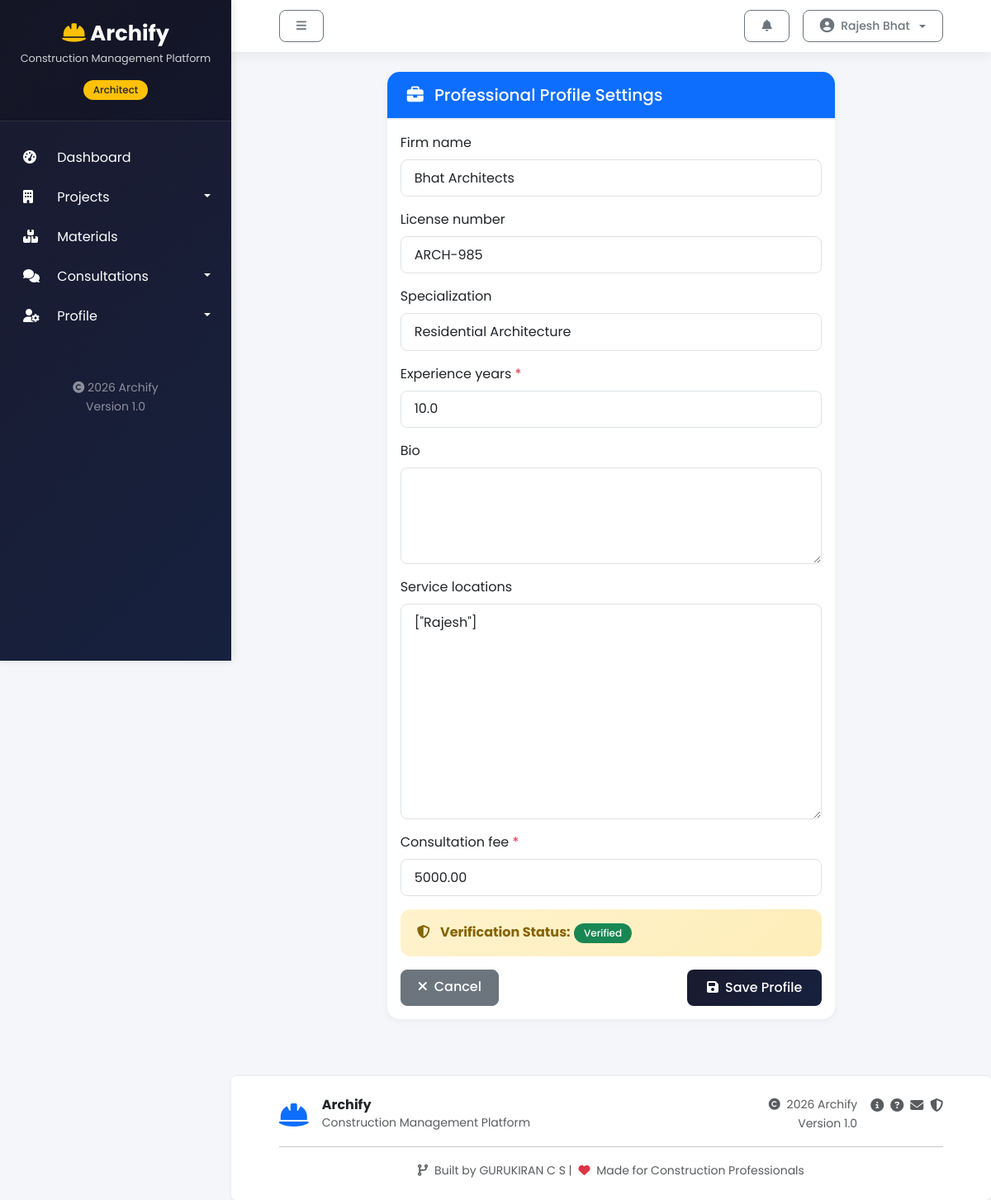
Page /profile/professional/ (signed in) on the committed database.
### base/models.py (models this page shows, shortened)
class User(AbstractUser):
    class Role(models.TextChoices):
        CLIENT = "CLIENT", "Client"
        ARCHITECT = "ARCHITECT", "Architect"
        CIVIL_ENGINEER = "CIVIL_ENGINEER", "Civil Engineer"
        CONTRACTOR = "CONTRACTOR", "Contractor"
        WORKER = "WORKER", "Worker"
        ADMIN = "ADMIN", "Admin"
    email = models.EmailField(unique=True)
    role = models.CharField(max_length=30, choices=Role.choices, default=Role.CLIENT)
    phone_number = models.CharField(max_length=20, blank=True)
    profile_image = models.ImageField(upload_to="users/profile_images/", blank=True, null=True)
    is_verified = models.BooleanField(default=False)

class UUIDTimeStampedModel(models.Model):
    id = models.UUIDField(primary_key=True, default=uuid.uuid4, editable=False)
    created_at = models.DateTimeField(auto_now_add=True, db_index=True)
    updated_at = models.DateTimeField(auto_now=True)
    class Meta:
        abstract = True

class ProfessionalProfile(UUIDTimeStampedModel):
    class VerificationStatus(models.TextChoices):
        PENDING = "PENDING", "Pending"
        VERIFIED = "VERIFIED", "Verified"
        REJECTED = "REJECTED", "Rejected"
        SUSPENDED = "SUSPENDED", "Suspended"
    user = models.OneToOneField(
        settings.AUTH_USER_MODEL,
        on_delete=models.CASCADE,
        related_name="professional_profile",
    )
    firm_name = models.CharField(max_length=180, blank=True)
    license_number = models.CharField(max_length=100, blank=True)
    specialization = models.CharField(max_length=180, blank=True)
    experience_years = models.DecimalField(
        max_digits=4,
        decimal_places=1,
        default=Decimal("0.0"),
        validators=[MinValueValidator(0)],
    )
    bio = models.TextField(blank=True)
    service_locations = models.JSONField(default=list, blank=True)
    consultation_fee = models.DecimalField(max_digits=10, decimal_places=2, default=Decimal("0.00"))
    verification_status = models.CharField(
        max_length=20,
        choices=VerificationStatus.choices,
        default=VerificationStatus.PENDING,
    )
    average_rating = models.DecimalField(max_digits=3, decimal_places=2, default=Decimal("0.00"))
    total_projects = models.PositiveIntegerField(default=0)

### base/views.py (the view, shortened to what this page needs)
# urls.py: path('profile/professional/', views.ProfessionalProfileUpdateView.as_view(), name='professional_profile'),
class ProfessionalProfileUpdateView(LoginRequiredMixin, UpdateView):
    model = ProfessionalProfile
    form_class = ProfessionalProfileForm
    template_name = 'professionals/profile_form.html'
    success_url = reverse_lazy('dashboard')
    def dispatch(self, request, *args, **kwargs):
        if request.user.role not in ['ARCHITECT', 'CIVIL_ENGINEER', 'CONTRACTOR'] and not request.user.is_superuser:
            messages.error(request, 'Only professionals can access professional profile.')
            return redirect('dashboard')
        if not hasattr(request.user, 'professional_profile'):
            ProfessionalProfile.objects.create(user=request.user)
        return super().dispatch(request, *args, **kwargs)
    def get_object(self):
        return self.request.user.professional_profile

### base/forms.py (shortened to what this page needs)
class ProfessionalProfileForm(forms.ModelForm):
    class Meta:
        model = ProfessionalProfile
        fields = [
            'firm_name', 'license_number', 'specialization', 'experience_years',
            'bio', 'service_locations', 'consultation_fee'
        ]
        widgets = {
            'firm_name': forms.TextInput(attrs={'class': 'form-control'}),
            'license_number': forms.TextInput(attrs={'class': 'form-control'}),
            'specialization': forms.TextInput(attrs={'class': 'form-control'}),
            'experience_years': forms.NumberInput(attrs={'class': 'form-control', 'step': '0.5'}),
            'bio': forms.Textarea(attrs={'class': 'form-control', 'rows': 4}),
            'service_locations': forms.Textarea(attrs={'class': 'form-control', 'help_text': 'Enter locations as JSON array or comma-separated'}),
            'consultation_fee': forms.NumberInput(attrs={'class': 'form-control'}),
        }

### base/templates/professionals/profile_form.html (shortened to what this page needs)
{% extends 'base/main.html' %}
{% block content %}
<div class="row justify-content-center">
    <div class="col-lg-8">
        <div class="card">
            <div class="card-header bg-primary text-white">
                <h5 class="mb-0">
                    <i class="fas fa-briefcase me-2"></i>
                    Professional Profile Settings
                </h5>
            </div>
            <div class="card-body">
                <form method="post" enctype="multipart/form-data">
                    {% for field in form %}
                    <div class="mb-3">
                        <label for="{{ field.id_for_label }}" class="form-label">
                            {{ field.label }}
                            {% if field.field.required %}
                            <span class="text-danger">*</span>
                            {% endif %}
                        </label>
                        {{ field }}
                    </div>
                    {% endfor %}
                    <div class="alert alert-warning">
                        <i class="fas fa-shield-alt me-2"></i>
                        <strong>Verification Status:</strong>
                        {% if user.professional_profile %}
                            <span class="badge bg-{% if user.professional_profile.verification_status == 'VERIFIED' %}success{% elif user.professional_profile.verification_status == 'PENDING' %}warning{% else %}danger{% endif %}">
                                {{ user.professional_profile.get_verification_status_display }}
                            </span>
                        {% else %}
                            <span class="badge bg-secondary">Not Created</span>
                        {% endif %}
                    </div>
                    <div class="d-flex justify-content-between">
                        <a href="{% url 'dashboard' %}" class="btn btn-secondary">
                            <i class="fas fa-times me-2"></i>Cancel
                        </a>
                        <button type="submit" class="btn btn-primary">
                            <i class="fas fa-save me-2"></i>Save Profile
                        </button>
                    </div>
                </form>
            </div>
        </div>
    </div>
</div>
{% endblock %}

### base/templates/base/main.html (shortened to what this page needs)
{% load static %}
<!DOCTYPE html>
<html lang="en">
<head>
    <link href="https://cdn.jsdelivr.net/npm/bootstrap@5.3.0/dist/css/bootstrap.min.css" rel="stylesheet">
    <link rel="stylesheet" href="https://cdnjs.cloudflare.com/ajax/libs/font-awesome/6.4.0/css/all.min.css">
    <link rel="stylesheet" href="{% static 'css/style.css' %}">
    <link rel="stylesheet" href="{% static 'css/responsive.css' %}">
</head>
<body>
    <div class="wrapper">
        {% include 'base/nav.html' %}
        <div id="content">
            <nav class="navbar navbar-custom">
                <div class="container-fluid">
                    <button type="button" id="sidebarCollapse" class="btn btn-sm btn-outline-secondary">
                        <i class="fas fa-bars"></i>
                    </button>
                    <div class="ms-auto d-flex align-items-center">
                        <div class="dropdown me-3">
                            <button class="btn btn-sm btn-outline-secondary position-relative" type="button"
                                data-bs-toggle="dropdown" id="notificationBell">
                                <i class="fas fa-bell"></i>
                            </button>
                        </div>
                        <div class="dropdown">
                            <button
                                class="btn btn-sm btn-outline-secondary dropdown-toggle d-flex align-items-center gap-2"
                                type="button" data-bs-toggle="dropdown">
                                <span>{{ user.get_full_name|default:user.username }}</span>
                            </button>
                        </div>
                    </div>
                </div>
            </nav>
            <div class="container-fluid p-4">
                {% block content %}
                {% endblock %}
            </div>
            {% include 'base/footer.html' %}
        </div>
    </div>
</body>
</html>

### base/templates/base/nav.html (shortened to what this page needs)
{% load static %}
<nav id="sidebar">
    <div class="sidebar-header">
        <h3><i class="fas fa-hard-hat"></i> Archify</h3>
        <p>Construction Management Platform</p>
        {% if user.is_authenticated %}
        <div class="mt-2">
            <span class="badge bg-warning text-dark">{{ user.get_role_display|default:user.role }}</span>
        </div>
        {% endif %}
    </div>
    <ul class="list-unstyled components">
        {% if user.is_authenticated %}
        <li
            class="{% if request.resolver_match.url_name == 'dashboard' or request.resolver_match.url_name == 'home' %}active{% endif %}">
            <a href="{% url 'dashboard' %}">
                <i class="fas fa-tachometer-alt"></i> Dashboard
            </a>
        </li>
        <li>
            <a href="#projectsSubmenu" data-bs-toggle="collapse" aria-expanded="false" class="dropdown-toggle">
                <i class="fas fa-building"></i> Projects
            </a>
        </li>
        <li>
            <a href="{% url 'material_list' %}">
                <i class="fas fa-boxes"></i> Materials
            </a>
        </li>
        {% if user.role in 'CLIENT,ARCHITECT,CIVIL_ENGINEER' %}
        <li>
            <a href="#consultationsSubmenu" data-bs-toggle="collapse" aria-expanded="false" class="dropdown-toggle">
                <i class="fas fa-comments"></i> Consultations
            </a>
        </li>
        {% endif %}
        <li>
            <a href="#profileSubmenu" data-bs-toggle="collapse" aria-expanded="false" class="dropdown-toggle">
                <i class="fas fa-user-cog"></i> Profile
            </a>
        </li>
        {% endif %}
    </ul>
    <div class="sidebar-footer p-3">
        <div class="text-center">
            <small class="text-white-50 d-block">
                <i class="fas fa-copyright"></i> 2026 Archify
            </small>
            <small class="text-white-50">Version 1.0</small>
        </div>
    </div>
</nav>

### static/css/style.css (style rules this page uses)
:root { --primary: #1a1a2e; --primary-dark: #0f0f1a; --secondary: #16213e; --accent: #ffc107; --success: #28a745; --danger: #dc3545; --warning: #ffc107; --info: #17a2b8; --light: #f8f9fa; --dark: #343a40; --gray: #6c757d; }
.card { border: none; border-radius: 16px; box-shadow: 0 4px 12px rgba(0, 0, 0, 0.08); transition: all 0.3s ease; overflow: hidden; }
.card-header { background: linear-gradient(135deg, var(--primary) 0%, var(--secondary) 100%); color: white; border: none; padding: 1rem 1.5rem; }
.btn { border-radius: 8px; padding: 0.5rem 1.25rem; font-weight: 500; transition: all 0.3s ease; }
.btn-primary { background: linear-gradient(135deg, var(--primary) 0%, var(--secondary) 100%); border: none; }
.badge { padding: 0.35rem 0.75rem; border-radius: 20px; font-weight: 500; }
.form-control, .form-select { border-radius: 8px; border: 1px solid #dee2e6; padding: 0.6rem 1rem; transition: all 0.3s ease; }
.alert { border: none; border-radius: 12px; padding: 1rem 1.25rem; animation: slideIn 0.3s ease-out; }
.alert-warning { background: linear-gradient(135deg, #fff3cd, #ffeeba); color: #856404; }
.card { transition: transform 0.3s ease, box-shadow 0.3s ease; }
.btn-primary { background: linear-gradient(135deg, #1a472a 0%, #0d2818 100%); border: none; }

### static/css/responsive.css (style rules this page uses)
@media (min-width: 1200px) { .container-fluid { max-width: 95%; } }

### base/templates/base/main.html (style rules this page uses)
* { margin: 0; padding: 0; box-sizing: border-box; }
body { font-family: 'Poppins', sans-serif; background-color: #f4f6f9; overflow-x: hidden; }
.wrapper { display: flex; width: 100%; align-items: stretch; }
#sidebar { min-width: 280px; max-width: 280px; background: linear-gradient(135deg, #1a1a2e 0%, #16213e 100%); color: #fff; transition: all 0.3s; position: fixed; height: 100vh; z-index: 999; box-shadow: 2px 0 10px rgba(0, 0, 0, 0.1); }
#sidebar .sidebar-header { padding: 25px 20px; background: rgba(0, 0, 0, 0.2); text-align: center; border-bottom: 1px solid rgba(255, 255, 255, 0.1); }
#sidebar .sidebar-header h3 { font-size: 1.6rem; margin-bottom: 5px; font-weight: 700; }
#sidebar .sidebar-header h3 i { color: #ffc107; }
#sidebar .sidebar-header p { font-size: 0.8rem; margin-top: 5px; opacity: 0.8; }
#sidebar ul.components { padding: 20px 0; }
#sidebar ul li a { padding: 12px 25px; font-size: 1rem; display: block; color: #fff; text-decoration: none; transition: all 0.3s; border-left: 3px solid transparent; }
#sidebar ul li a i { margin-right: 12px; width: 25px; }
#sidebar ul li a.dropdown-toggle::after { float: right; margin-top: 8px; }
#content { width: 100%; min-height: 100vh; transition: all 0.3s; margin-left: 280px; }
.navbar-custom { background: #fff; box-shadow: 0 2px 15px rgba(0, 0, 0, 0.08); padding: 0.75rem 1.5rem; position: sticky; top: 0; z-index: 100; }
.card { border: none; border-radius: 15px; box-shadow: 0 2px 10px rgba(0, 0, 0, 0.05); transition: transform 0.2s, box-shadow 0.2s; margin-bottom: 20px; }
.card-header { background: transparent; border-bottom: 2px solid #f0f0f0; padding: 1rem 1.5rem; font-weight: 600; }
.btn-primary { background: linear-gradient(135deg, #1a1a2e 0%, #16213e 100%); border: none; padding: 10px 24px; border-radius: 8px; font-weight: 500; transition: all 0.3s; }
.badge { padding: 6px 12px; border-radius: 20px; font-weight: 500; }

### rows in the picture
User: role "Architect", get_full_name "Rajesh Bhat", professional_profile.verification_status "Verified"
ProfessionalProfile: form "Bhat Architects" "ARCH-985" "Residential Architecture" "10.0" "[\"Rajesh\"]" "5000.00"

### other values in the picture
{{ field.label }} "Firm name" "License number" "Specialization" "Experience years" "Bio" "Service locations" "Consultation fee"
